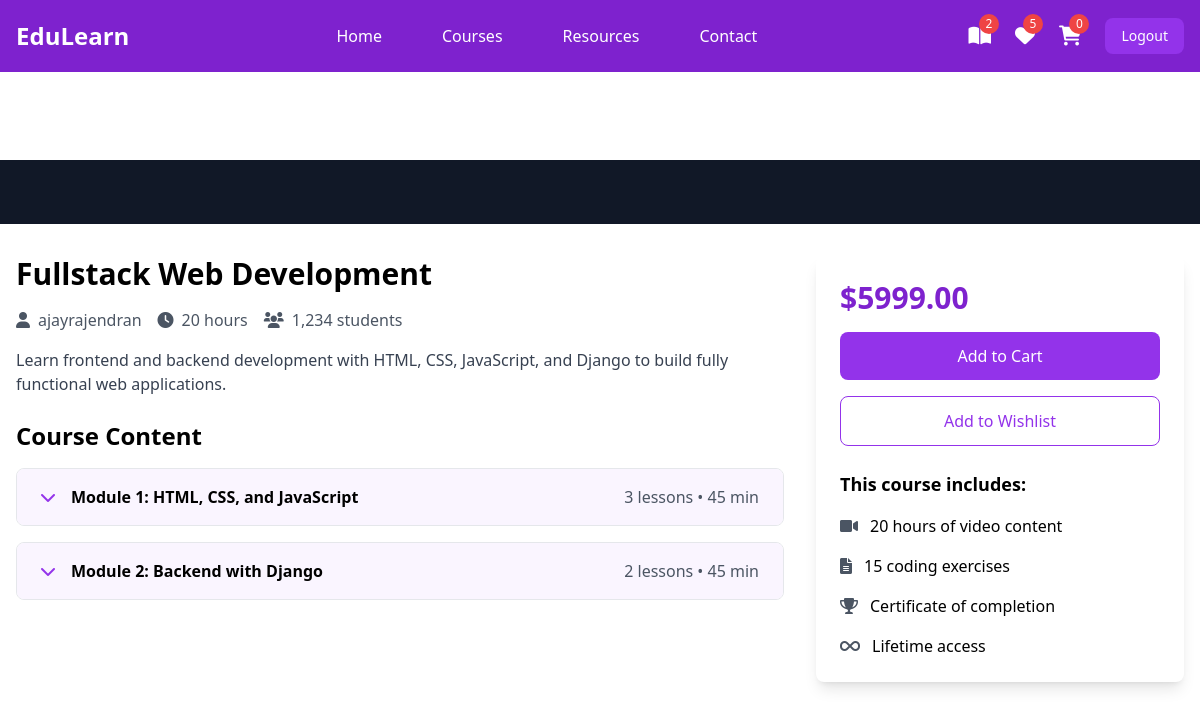
The page /course/6/ (signed in) on the database its author committed.
### instructor/models.py (models this page shows, shortened)
class User(AbstractUser):
    ROLE_CHOICES =(
        ("instructor","Instructor"),
        ("student","Student")
    )
    role=models.CharField(max_length=20,choices=ROLE_CHOICES,default="student")

class Course(models.Model):
    title=models.CharField(max_length=200)
    description=models.TextField()
    price=models.DecimalField(decimal_places=2,max_digits=7)
    owner=models.ForeignKey(User,on_delete=models.SET_NULL,related_name="courses",null=True)
    is_free=models.BooleanField(default=False)
    picture=models.ImageField(upload_to="courseimages",null=True,blank=True,default="courseimages/default.png")
    thumbnail=EmbedVideoField()
    category_objects=models.ManyToManyField(Category)
    created_at=models.DateTimeField(auto_now_add=True)
    updated_at=models.DateTimeField(auto_now=True)

class Module(models.Model):
    title=models.CharField(max_length=200)
    course_object=models.ForeignKey(Course,on_delete=models.CASCADE,related_name="modules")
    order=models.PositiveIntegerField()

### student/views.py (the view)
# urls.py: path('course/<int:pk>/',views.CourseDetailView.as_view(),name="course-detail"),
@method_decorator(signin_required,name="dispatch")
class CourseDetailView(View):
    def get(self,request,*args,**kwargs):
        id=kwargs.get("pk")
        course_instance=Course.objects.get(id=id)
        return render(request,"course_detail.html",{"course":course_instance})

### student/context_processors.py (called while the page is built)
def course_context(request):
    count=0
    if request.user.is_authenticated:
        orders=request.user.purchase.filter(is_paid=True)
        count=len([c for o in orders for c in o.course_objects.all()])
    return {"count":count}

### student/templates/course_detail.html (shortened to what this page needs)
{%extends 'base.html'%}
{% load embed_video_tags %}
{%block main_block%}
<div class="pt-20">
   <div class="bg-gray-900 w-full">
       <div class="max-w-screen-xl mx-auto px-4 py-8">
       </div>
   </div>
   <div class="max-w-screen-xl mx-auto px-4 py-8 grid grid-cols-1 lg:grid-cols-3 gap-8">
       <div class="lg:col-span-2">
           <h1 class="text-3xl font-bold mb-4">{{course.title}}</h1>
           <div class="flex items-center mb-4 text-gray-600">
               <span class="mr-4"><i class="fas fa-user mr-2"></i>{{course.owner}}</span>
               <span class="mr-4"><i class="fas fa-clock mr-2"></i>20 hours</span>
               <span><i class="fas fa-users mr-2"></i>1,234 students</span>
           </div>
           <p class="text-gray-700 mb-6">{{course.description}}</p>
           <div class="space-y-4">
               <h2 class="text-2xl font-bold mb-4">Course Content</h2>
               {%for module in course.modules.all%}
               <div class="border rounded-lg overflow-hidden">
                   <button class="w-full px-6 py-4 bg-purple-50 hover:bg-purple-100 flex items-center justify-between" onclick="toggleModule('module{{forloop.counter}}')">
                       <div class="flex items-center">
                           <i class="fas fa-chevron-down mr-4 text-purple-600"></i>
                           <span class="font-semibold">Module {{module.order}}: {{module.title}}</span>
                       </div>
                       <span class="text-gray-600">{{module.lessons.all.count}} lessons • 45 min</span>
                   </button>
               </div>
               {%endfor%}
           </div>
       </div>
       <div class="lg:col-span-1">
           <div class="bg-white p-6 rounded-lg shadow-lg sticky top-24">
               <div class="text-3xl font-bold mb-4 text-purple-700">${{course.price}}</div>
               <a href="{%url 'cart' course.id%}">
                  <button class="w-full bg-purple-600 text-white py-3 rounded-lg mb-4 hover:bg-purple-700 transition duration-300">
                      Add to Cart
                  </button>
               </a>
               <button class="w-full border border-purple-600 text-purple-600 py-3 rounded-lg mb-6 hover:bg-purple-50 transition duration-300">
                   Add to Wishlist
               </button>
               <div class="space-y-4">
                   <h3 class="font-bold text-lg">This course includes:</h3>
                   <div class="flex items-center">
                       <i class="fas fa-video mr-3 text-gray-600"></i>
                       <span>20 hours of video content</span>
                   </div>
                   <div class="flex items-center">
                       <i class="fas fa-file-alt mr-3 text-gray-600"></i>
                       <span>15 coding exercises</span>
                   </div>
                   <div class="flex items-center">
                       <i class="fas fa-trophy mr-3 text-gray-600"></i>
                       <span>Certificate of completion</span>
                   </div>
                   <div class="flex items-center">
                       <i class="fas fa-infinity mr-3 text-gray-600"></i>
                       <span>Lifetime access</span>
                   </div>
               </div>
           </div>
       </div>
   </div>
</div>
{%endblock%}

### student/templates/base.html (shortened to what this page needs)
<!DOCTYPE html>
<html lang="en">
<head>
    <script src="https://cdn.tailwindcss.com"></script>
    <link href="https://cdnjs.cloudflare.com/ajax/libs/font-awesome/6.0.0/css/all.min.css" rel="stylesheet">
</head>
<body>
    <nav class="bg-purple-700 fixed w-full z-20 top-0 left-0">
        <div class="max-w-screen-xl flex flex-wrap items-center justify-between mx-auto p-4">
            <a href="#" class="flex items-center">
                <span class="self-center text-2xl font-semibold text-white">EduLearn</span>
            </a>
            <div class="items-center justify-between hidden w-full md:flex md:w-auto md:order-1">
                <ul class="flex flex-col p-4 md:p-0 mt-4 font-medium md:flex-row md:space-x-8 md:mt-0">
                    <li><a href="#" class="block py-2 pl-3 pr-4 text-white hover:text-purple-200">Home</a></li>
                    <li><a href="{%url 'mycourses'%}" class="block py-2 pl-3 pr-4 text-white hover:text-purple-200">Courses</a></li>
                    <li><a href="#" class="block py-2 pl-3 pr-4 text-white hover:text-purple-200">Resources</a></li>
                    <li><a href="#" class="block py-2 pl-3 pr-4 text-white hover:text-purple-200">Contact</a></li>
                </ul>
            </div>
            <div class="flex items-center space-x-6 md:order-2">
                <div class="relative group">
                    <a href="#" class="text-white hover:text-purple-200">
                        <i class="fas fa-book-open text-xl"></i>
                        <span class="absolute -top-2 -right-2 bg-red-500 text-white text-xs rounded-full h-5 w-5 flex items-center justify-center">{{count}}</span>
                    </a>
                </div>
                <div class="relative group">
                    <a href="#" class="text-white hover:text-purple-200">
                        <i class="fas fa-heart text-xl"></i>
                        <span class="absolute -top-2 -right-2 bg-red-500 text-white text-xs rounded-full h-5 w-5 flex items-center justify-center">5</span>
                    </a>
                </div>
                <div class="relative group">
                    <a href="{%url 'cart-summary'%}" class="text-white hover:text-purple-200">
                        <i class="fas fa-shopping-cart text-xl"></i>
                        <span class="absolute -top-2 -right-2 bg-red-500 text-white text-xs rounded-full h-5 w-5 flex items-center justify-center">{{request.user.basket.all.count}}</span>
                    </a>
                </div>
                <a href="{%url 'signout'%}"><button class="text-white bg-purple-600 hover:bg-purple-800 focus:ring-4 focus:outline-none focus:ring-purple-300 font-medium rounded-lg text-sm px-4 py-2 text-center">Logout</button></a>
            </div>
        </div>
    </nav>
    <div class="mt-20">
        {%block main_block%}
        {%endblock%}
    </div>
</body>
</html>

### rows shown on the page
User: user.basket.all.count "0"
Course: title "Fullstack Web Development", owner "ajayrajendran", description "Learn frontend and backend development with HTML, CSS, JavaScript, and Django to build fully functional web applications.", price "5999.00"
Module: order "1", title "HTML, CSS, and JavaScript", lessons.all.count "3"
Module: order "2", title "Backend with Django", lessons.all.count "2"

### other values the page prints
{{ count }} "2"
